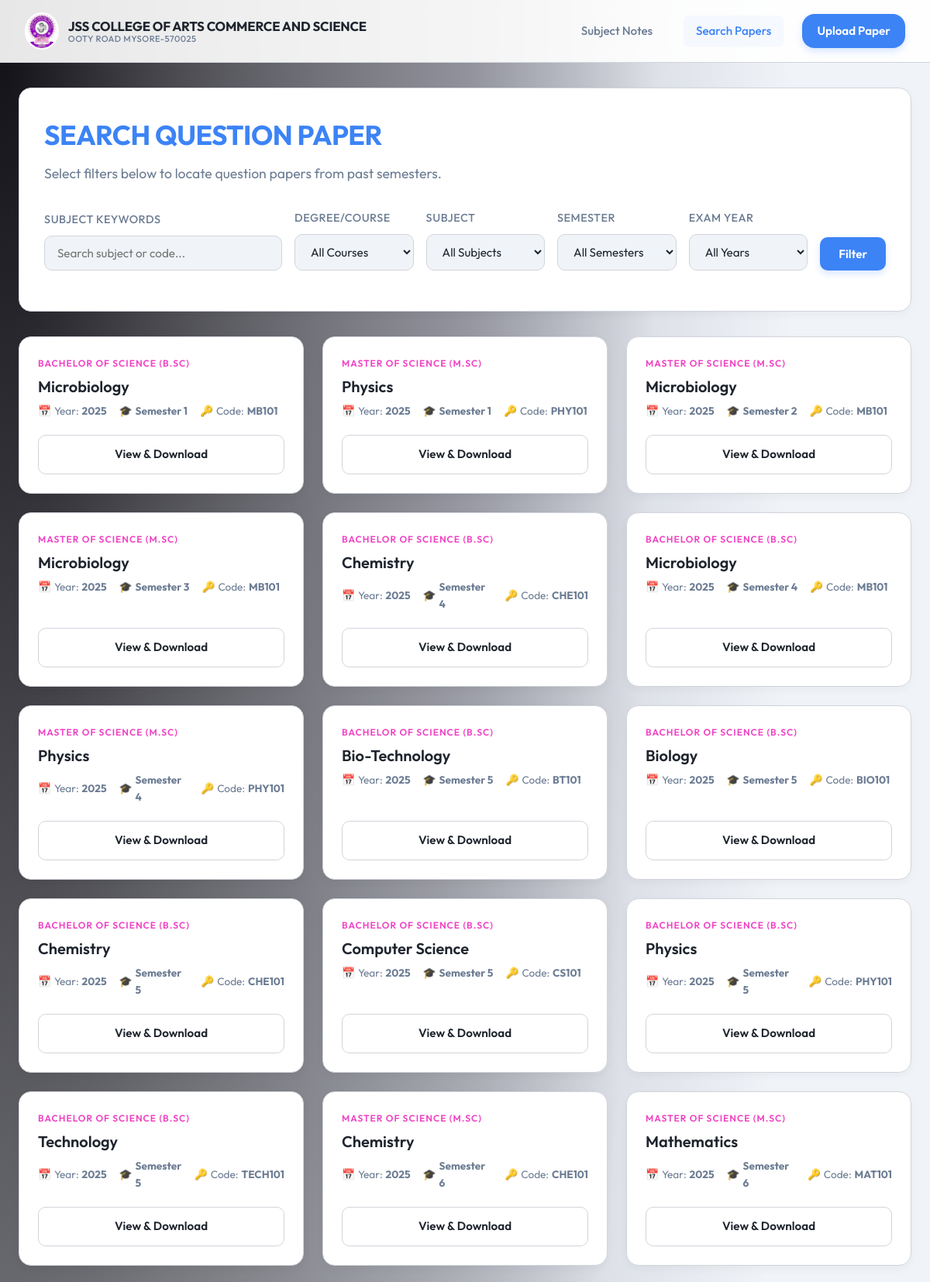
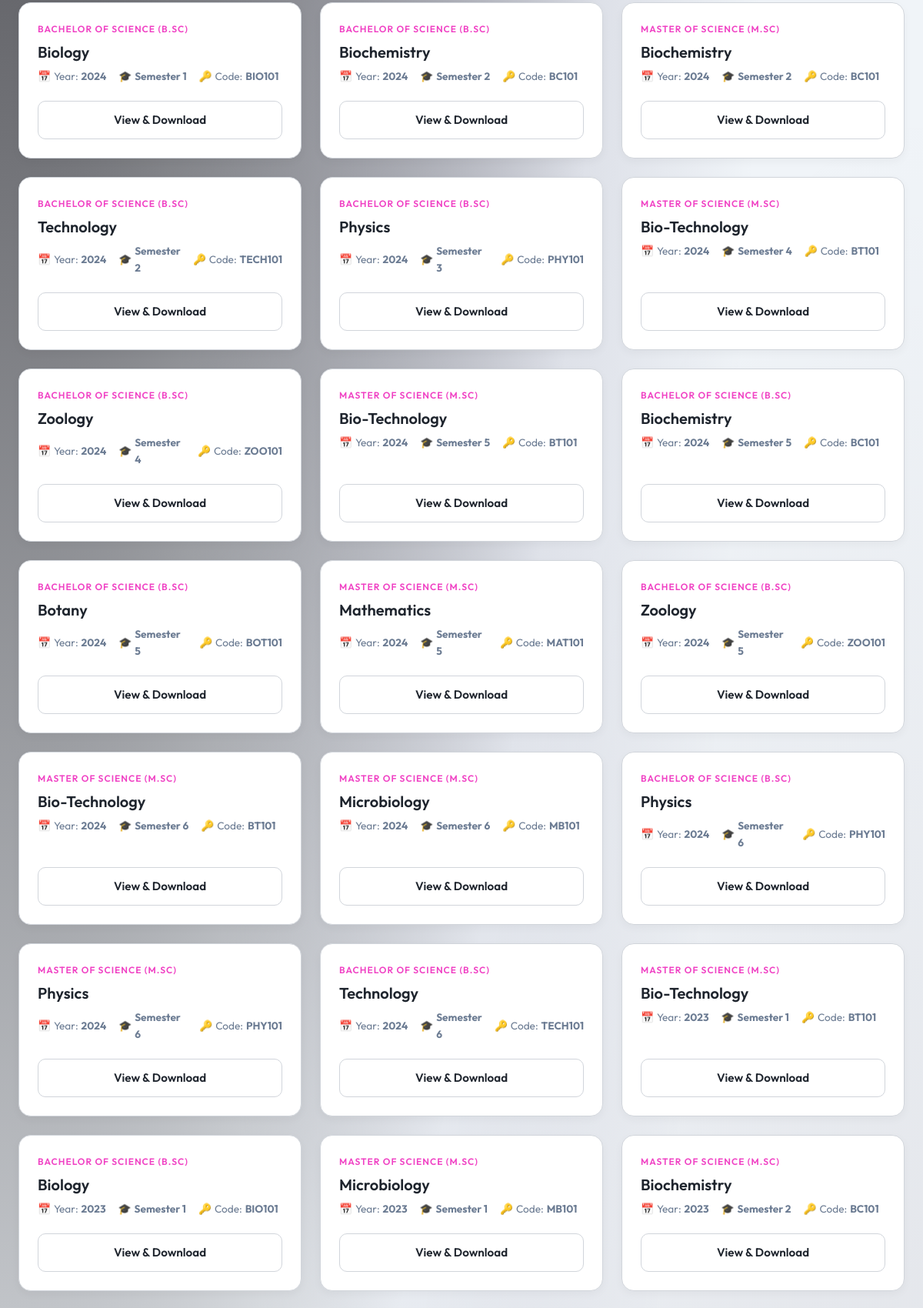
The page / (upper part) on the database its author committed (2 pictures, top to bottom).
### papers/models.py (models this page shows, shortened)
class QuestionPaper(models.Model):
    COURSE_CHOICES = [
        ('BSC', 'Bachelor of Science (B.Sc)'),
        ('MSC', 'Master of Science (M.Sc)'),
    ]
    SEMESTER_CHOICES = [
        ('SEM1', 'Semester 1'),
        ('SEM2', 'Semester 2'),
        ('SEM3', 'Semester 3'),
        ('SEM4', 'Semester 4'),
        ('SEM5', 'Semester 5'),
        ('SEM6', 'Semester 6'),
    ]
    course = models.CharField(max_length=20, choices=COURSE_CHOICES, help_text="Select the degree/course")
    subject = models.ForeignKey(Subject, on_delete=models.CASCADE, related_name='papers', help_text="Select the subject")
    year = models.IntegerField(help_text="Enter the exam year (e.g. 2024)")
    semester = models.CharField(max_length=10, choices=SEMESTER_CHOICES, help_text="Select the semester")
    file = models.FileField(
        upload_to=question_paper_upload_path,
        validators=[validate_pdf_file],
        help_text="Upload the question paper (PDF format only, max 10MB)"
    )
    uploaded_at = models.DateTimeField(auto_now_add=True)
    is_approved = models.BooleanField(
        default=False,
        help_text="Designates whether this paper is approved to display on the public listing."
    )
    class Meta:
        ordering = ['-year', 'semester', 'subject']

class Subject(models.Model):
    name = models.CharField(max_length=200, unique=True, help_text="e.g. Software Engineering, Financial Accounting")
    code = models.CharField(max_length=20, unique=True, blank=True, null=True, help_text="e.g. CS501 (Optional)")
    class Meta:
        ordering = ['name']

### papers/views.py (the view)
# urls.py: path('', views.paper_list, name='paper_list'),
def paper_list(request):
    papers = QuestionPaper.objects.filter(is_approved=True)
    q = request.GET.get('q', '').strip()
    course = request.GET.get('course', '').strip()
    subject_id = request.GET.get('subject', '').strip()
    year = request.GET.get('year', '').strip()
    semester = request.GET.get('semester', '').strip()
    if q:
        papers = papers.filter(
            Q(subject__name__icontains=q) |
            Q(subject__code__icontains=q)
        )
    if course:
        papers = papers.filter(course=course)
    if subject_id:
        papers = papers.filter(subject_id=subject_id)
    if year:
        papers = papers.filter(year=year)
    if semester:
        papers = papers.filter(semester=semester)
    subjects = Subject.objects.all()
    available_years = QuestionPaper.objects.filter(is_approved=True).values_list('year', flat=True).distinct().order_by('-year')
    context = {
        'papers': papers,
        'subjects': subjects,
        'years': available_years,
        'courses': QuestionPaper.COURSE_CHOICES,
        'semesters': QuestionPaper.SEMESTER_CHOICES,
        'selected_q': q,
        'selected_course': course,
        'selected_subject': int(subject_id) if subject_id.isdigit() else '',
        'selected_year': int(year) if year.isdigit() else '',
        'selected_semester': semester,
    }
    return render(request, 'papers/search.html', context)

### templates/papers/search.html (shortened to what this page needs)
{% extends 'base.html' %}
{% block content %}
<div class="card" id="search-filters-card">
    <h1 class="page-title">SEARCH QUESTION PAPER</h1>
    <p class="page-subtitle">Select filters below to locate question papers from past semesters.</p>
    <form method="GET" action="{% url 'paper_list' %}" class="filter-form" id="search-filter-form">
        <div class="filter-form-row">
            <div class="form-group">
                <label for="id_q" class="form-label">Subject Keywords</label>
                <input type="text" name="q" id="id_q" class="form-control" placeholder="Search subject or code..." value="{{ selected_q }}">
            </div>
            <div class="form-group">
                <label for="id_course" class="form-label">Degree/Course</label>
                <select name="course" id="id_course" class="form-select">
                    <option value="">All Courses</option>
                </select>
            </div>
            <div class="form-group">
                <label for="id_subject" class="form-label">Subject</label>
                <select name="subject" id="id_subject" class="form-select">
                    <option value="">All Subjects</option>
                </select>
            </div>
            <div class="form-group">
                <label for="id_semester" class="form-label">Semester</label>
                <select name="semester" id="id_semester" class="form-select">
                    <option value="">All Semesters</option>
                </select>
            </div>
            <div class="form-group">
                <label for="id_year" class="form-label">Exam Year</label>
                <select name="year" id="id_year" class="form-select">
                    <option value="">All Years</option>
                </select>
            </div>
            <div class="form-group">
                <button type="submit" class="btn btn-primary btn-search" id="filter-submit-btn">Filter</button>
            </div>
        </div>
    </form>
</div>
<div class="papers-grid" id="question-papers-results-grid">
    {% for paper in papers %}
        <article class="paper-card" id="paper-element-{{ paper.id }}">
            <div>
                <header>
                    <div class="paper-meta">{{ paper.get_course_display }}</div>
                    <h3 class="paper-subject">{{ paper.subject.name }}</h3>
                </header>
                <div class="paper-info-row">
                    <div class="paper-info-item">
                        <span>📅</span> Year: <strong>{{ paper.year }}</strong>
                    </div>
                    <div class="paper-info-item">
                        <span>🎓</span> <strong>{{ paper.get_semester_display }}</strong>
                    </div>
                    {% if paper.subject.code %}
                        <div class="paper-info-item">
                            <span>🔑</span> Code: <strong>{{ paper.subject.code }}</strong>
                        </div>
                    {% endif %}
                </div>
            </div>
            <div>
                <a href="{% url 'paper_detail' paper.id %}" class="btn btn-outline" id="paper-view-btn-{{ paper.id }}">
                    View &amp; Download
                </a>
            </div>
        </article>
    {% endfor %}
</div>
{% endblock %}

### static/css/styles.css (style rules this page uses)
:root { --bg-main: #f0f4f8; --bg-card: #ffffff; --border-color: #d1d5db; --border-hover: #a1a1aa; --primary: hsl(217, 91%, 60%); --primary-hover: hsl(217, 91%, 50%); --accent: hsl(315, 85%, 60%); --text-main: hsl(215, 20%, 15%); --text-muted: hsl(215, 15%, 50%); --success: hsl(142, 60%, 40%); --error: hsl(350, 65%, 50%); --warning: hsl(38, 80%, 45%); --border-radius-lg: 16px; --border-radius-md: 10px; --border-radius-sm: 6px; --transition-smooth: all 0.3s cubic-bezier(0.25, 0.8, 0.25, 1); --shadow-clean: 0 4px 12px 0 rgba(0, 0, 0, 0.04); --shadow-glow: 0 4px 15px 0 rgba(100, 150, 255, 0.15); }
* { box-sizing: border-box; margin: 0; padding: 0; }
body { background-color: var(--bg-main); color: var(--text-main); font-family: 'Outfit', -apple-system, BlinkMacSystemFont, "Segoe UI", Roboto, sans-serif; line-height: 1.6; background-image: radial-gradient(at 0% 0%, hsla(253, 16%, 7%, 1) 0, transparent 50%), radial-gradient(at 50% 0%, hsla(250, 60%, 15%, 0.2) 0, transparent 50%), radial-gradient(at 100% 100%, hsla(315, 50%, 10%, 0.15) 0, transparent 50%); background-attachment: fixed; min-height: 100vh; display: flex; flex-direction: column; }
a { color: var(--primary); text-decoration: none; transition: var(--transition-smooth); }
.card { background: var(--bg-card); border: 1px solid var(--border-color); border-radius: var(--border-radius-lg); box-shadow: var(--shadow-clean); backdrop-filter: none; -webkit-backdrop-filter: none; padding: 2rem; margin-bottom: 2rem; transition: var(--transition-smooth); }
.page-title { font-size: 2.2rem; font-weight: 700; color: var(--primary); margin-bottom: 0.5rem; letter-spacing: -0.5px; }
.page-subtitle { color: var(--text-muted); font-size: 1.1rem; margin-bottom: 2rem; }
.form-group { margin-bottom: 1.25rem; }
.form-label { display: block; font-weight: 500; margin-bottom: 0.5rem; font-size: 0.9rem; color: var(--text-muted); text-transform: uppercase; letter-spacing: 0.5px; }
.form-control, .form-select { width: 100%; background-color: var(--bg-main); border: 1px solid var(--border-color); border-radius: var(--border-radius-md); color: var(--text-main); padding: 0.75rem 1rem; font-size: 0.95rem; font-family: inherit; transition: var(--transition-smooth); }
.form-select option { background-color: #fff; color: var(--text-main); }
.filter-form-row { display: grid; grid-template-columns: 2fr 1fr 1fr 1fr 1fr auto; gap: 1rem; align-items: flex-end; }
.btn { display: inline-flex; align-items: center; justify-content: center; font-family: inherit; font-weight: 600; font-size: 0.95rem; padding: 0.75rem 1.5rem; border-radius: var(--border-radius-md); border: none; cursor: pointer; transition: var(--transition-smooth); width: 100%; }
.btn-primary { background: var(--primary); color: #fff; box-shadow: 0 4px 10px rgba(59, 130, 246, 0.2); }
.btn-outline { background: transparent; border: 1px solid var(--border-color); color: var(--text-main); }
.papers-grid { display: grid; grid-template-columns: repeat(auto-fill, minmax(320px, 1fr)); gap: 1.5rem; margin-top: 1.5rem; }
.paper-card { background: var(--bg-card); border: 1px solid var(--border-color); border-radius: var(--border-radius-lg); padding: 1.5rem; display: flex; flex-direction: column; justify-content: space-between; min-height: 180px; transition: var(--transition-smooth); box-shadow: var(--shadow-clean); }
.paper-meta { font-size: 0.75rem; font-weight: 600; color: var(--accent); text-transform: uppercase; letter-spacing: 1px; margin-bottom: 0.5rem; }
.paper-subject { font-size: 1.25rem; font-weight: 600; margin-bottom: 0.5rem; color: var(--text-main); line-height: 1.3; }
.paper-info-row { display: flex; gap: 1rem; font-size: 0.85rem; color: var(--text-muted); margin-bottom: 1.25rem; }
.paper-info-item { display: flex; align-items: center; gap: 0.25rem; }
.paper-info-item::before { color: var(--primary); }

### rows shown on the page
QuestionPaper: course "BACHELOR OF SCIENCE (B.SC)", subject.name "Microbiology", year "2025", semester "Semester 1", subject.code "MB101"
QuestionPaper: course "MASTER OF SCIENCE (M.SC)", subject.name "Physics", year "2025", semester "Semester 1", subject.code "PHY101"
QuestionPaper: course "MASTER OF SCIENCE (M.SC)", subject.name "Microbiology", year "2025", semester "Semester 2", subject.code "MB101"
QuestionPaper: course "MASTER OF SCIENCE (M.SC)", subject.name "Microbiology", year "2025", semester "Semester 3", subject.code "MB101"
QuestionPaper: course "BACHELOR OF SCIENCE (B.SC)", subject.name "Chemistry", year "2025", semester "Semester 4", subject.code "CHE101"
QuestionPaper: course "BACHELOR OF SCIENCE (B.SC)", subject.name "Microbiology", year "2025", semester "Semester 4", subject.code "MB101"
QuestionPaper: course "MASTER OF SCIENCE (M.SC)", subject.name "Physics", year "2025", semester "Semester 4", subject.code "PHY101"
QuestionPaper: course "BACHELOR OF SCIENCE (B.SC)", subject.name "Bio-Technology", year "2025", semester "Semester 5", subject.code "BT101"
QuestionPaper: course "BACHELOR OF SCIENCE (B.SC)", subject.name "Biology", year "2025", semester "Semester 5", subject.code "BIO101"
QuestionPaper: course "BACHELOR OF SCIENCE (B.SC)", subject.name "Chemistry", year "2025", semester "Semester 5", subject.code "CHE101"
QuestionPaper: course "BACHELOR OF SCIENCE (B.SC)", subject.name "Computer Science", year "2025", semester "Semester 5", subject.code "CS101"
QuestionPaper: course "BACHELOR OF SCIENCE (B.SC)", subject.name "Physics", year "2025", semester "Semester 5", subject.code "PHY101"
QuestionPaper: course "BACHELOR OF SCIENCE (B.SC)", subject.name "Technology", year "2025", semester "Semester 5", subject.code "TECH101"
QuestionPaper: course "MASTER OF SCIENCE (M.SC)", subject.name "Chemistry", year "2025", semester "Semester 6", subject.code "CHE101"
QuestionPaper: course "MASTER OF SCIENCE (M.SC)", subject.name "Mathematics", year "2025", semester "Semester 6", subject.code "MAT101"
QuestionPaper: course "BACHELOR OF SCIENCE (B.SC)", subject.name "Biology", year "2024", semester "Semester 1", subject.code "BIO101"
QuestionPaper: course "BACHELOR OF SCIENCE (B.SC)", subject.name "Biochemistry", year "2024", semester "Semester 2", subject.code "BC101"
QuestionPaper: course "MASTER OF SCIENCE (M.SC)", subject.name "Biochemistry", year "2024", semester "Semester 2", subject.code "BC101"
QuestionPaper: course "BACHELOR OF SCIENCE (B.SC)", subject.name "Technology", year "2024", semester "Semester 2", subject.code "TECH101"
QuestionPaper: course "BACHELOR OF SCIENCE (B.SC)", subject.name "Physics", year "2024", semester "Semester 3", subject.code "PHY101"
QuestionPaper: course "MASTER OF SCIENCE (M.SC)", subject.name "Bio-Technology", year "2024", semester "Semester 4", subject.code "BT101"
QuestionPaper: course "BACHELOR OF SCIENCE (B.SC)", subject.name "Zoology", year "2024", semester "Semester 4", subject.code "ZOO101"
QuestionPaper: course "MASTER OF SCIENCE (M.SC)", subject.name "Bio-Technology", year "2024", semester "Semester 5", subject.code "BT101"
QuestionPaper: course "BACHELOR OF SCIENCE (B.SC)", subject.name "Biochemistry", year "2024", semester "Semester 5", subject.code "BC101"
QuestionPaper: course "BACHELOR OF SCIENCE (B.SC)", subject.name "Botany", year "2024", semester "Semester 5", subject.code "BOT101"
QuestionPaper: course "MASTER OF SCIENCE (M.SC)", subject.name "Mathematics", year "2024", semester "Semester 5", subject.code "MAT101"
QuestionPaper: course "BACHELOR OF SCIENCE (B.SC)", subject.name "Zoology", year "2024", semester "Semester 5", subject.code "ZOO101"
QuestionPaper: course "MASTER OF SCIENCE (M.SC)", subject.name "Bio-Technology", year "2024", semester "Semester 6", subject.code "BT101"
QuestionPaper: course "MASTER OF SCIENCE (M.SC)", subject.name "Microbiology", year "2024", semester "Semester 6", subject.code "MB101"
QuestionPaper: course "BACHELOR OF SCIENCE (B.SC)", subject.name "Physics", year "2024", semester "Semester 6", subject.code "PHY101"
QuestionPaper: course "MASTER OF SCIENCE (M.SC)", subject.name "Physics", year "2024", semester "Semester 6", subject.code "PHY101"
QuestionPaper: course "BACHELOR OF SCIENCE (B.SC)", subject.name "Technology", year "2024", semester "Semester 6", subject.code "TECH101"
QuestionPaper: course "MASTER OF SCIENCE (M.SC)", subject.name "Bio-Technology", year "2023", semester "Semester 1", subject.code "BT101"
QuestionPaper: course "BACHELOR OF SCIENCE (B.SC)", subject.name "Biology", year "2023", semester "Semester 1", subject.code "BIO101"
QuestionPaper: course "MASTER OF SCIENCE (M.SC)", subject.name "Microbiology", year "2023", semester "Semester 1", subject.code "MB101"
QuestionPaper: course "MASTER OF SCIENCE (M.SC)", subject.name "Biochemistry", year "2023", semester "Semester 2", subject.code "BC101"
